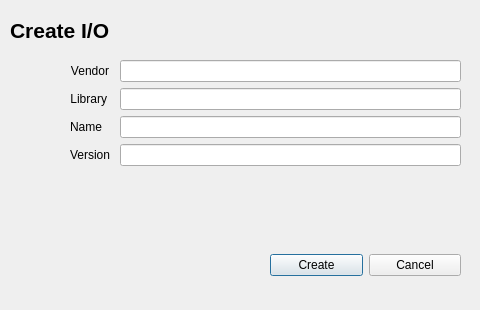
<?xml version="1.0" encoding="UTF-8"?>
<ui version="4.0">
 <class>NewIODialog</class>
 <widget class="QDialog" name="NewIODialog">
  <property name="geometry">
   <rect>
    <x>0</x>
    <y>0</y>
    <width>480</width>
    <height>310</height>
   </rect>
  </property>
  <property name="windowTitle">
   <string>Dialog</string>
  </property>
  <widget class="QLabel" name="titleLabel_">
   <property name="geometry">
    <rect>
     <x>10</x>
     <y>20</y>
     <width>151</width>
     <height>20</height>
    </rect>
   </property>
   <property name="font">
    <font>
     <pointsize>16</pointsize>
     <weight>75</weight>
     <bold>true</bold>
    </font>
   </property>
   <property name="text">
    <string>Create I/O</string>
   </property>
  </widget>
  <widget class="QWidget" name="formLayoutWidget">
   <property name="geometry">
    <rect>
     <x>20</x>
     <y>60</y>
     <width>441</width>
     <height>181</height>
    </rect>
   </property>
   <layout class="QFormLayout" name="mainFormLayout_">
    <property name="horizontalSpacing">
     <number>10</number>
    </property>
    <property name="leftMargin">
     <number>50</number>
    </property>
    <item row="1" column="0">
     <widget class="QLabel" name="vendorLabel_">
      <property name="font">
       <font>
        <weight>50</weight>
        <bold>false</bold>
       </font>
      </property>
      <property name="text">
       <string>Vendor</string>
      </property>
      <property name="alignment">
       <set>Qt::AlignRight|Qt::AlignTrailing|Qt::AlignVCenter</set>
      </property>
     </widget>
    </item>
    <item row="1" column="1">
     <widget class="QLineEdit" name="vendorLineEdit_"/>
    </item>
    <item row="4" column="0">
     <widget class="QLabel" name="versionLabel_">
      <property name="font">
       <font>
        <weight>50</weight>
        <bold>false</bold>
       </font>
      </property>
      <property name="text">
       <string>Version</string>
      </property>
      <property name="alignment">
       <set>Qt::AlignRight|Qt::AlignTrailing|Qt::AlignVCenter</set>
      </property>
     </widget>
    </item>
    <item row="4" column="1">
     <widget class="QLineEdit" name="versionLineEdit_"/>
    </item>
    <item row="2" column="0">
     <widget class="QLabel" name="libraryLabel_">
      <property name="font">
       <font>
        <weight>50</weight>
        <bold>false</bold>
       </font>
      </property>
      <property name="text">
       <string>Library</string>
      </property>
      <property name="alignment">
       <set>Qt::AlignRight|Qt::AlignTrailing|Qt::AlignVCenter</set>
      </property>
     </widget>
    </item>
    <item row="2" column="1">
     <widget class="QLineEdit" name="libraryLineEdit_"/>
    </item>
    <item row="3" column="0">
     <widget class="QLabel" name="nameLabel_">
      <property name="font">
       <font>
        <weight>50</weight>
        <bold>false</bold>
       </font>
      </property>
      <property name="layoutDirection">
       <enum>Qt::LeftToRight</enum>
      </property>
      <property name="text">
       <string>Name</string>
      </property>
      <property name="alignment">
       <set>Qt::AlignRight|Qt::AlignTrailing|Qt::AlignVCenter</set>
      </property>
     </widget>
    </item>
    <item row="3" column="1">
     <widget class="QLineEdit" name="nameLineEdit_"/>
    </item>
   </layout>
  </widget>
  <widget class="QWidget" name="horizontalLayoutWidget">
   <property name="geometry">
    <rect>
     <x>270</x>
     <y>240</y>
     <width>191</width>
     <height>51</height>
    </rect>
   </property>
   <layout class="QHBoxLayout" name="horizontalLayout">
    <item>
     <widget class="QPushButton" name="okButton_">
      <property name="text">
       <string>Create</string>
      </property>
      <property name="autoRepeatInterval">
       <number>100</number>
      </property>
     </widget>
    </item>
    <item>
     <widget class="QPushButton" name="cancelButton_">
      <property name="text">
       <string>Cancel</string>
      </property>
     </widget>
    </item>
   </layout>
  </widget>
 </widget>
 <tabstops>
  <tabstop>vendorLineEdit_</tabstop>
  <tabstop>libraryLineEdit_</tabstop>
  <tabstop>nameLineEdit_</tabstop>
  <tabstop>versionLineEdit_</tabstop>
  <tabstop>okButton_</tabstop>
  <tabstop>cancelButton_</tabstop>
 </tabstops>
 <resources/>
 <connections/>
</ui>
